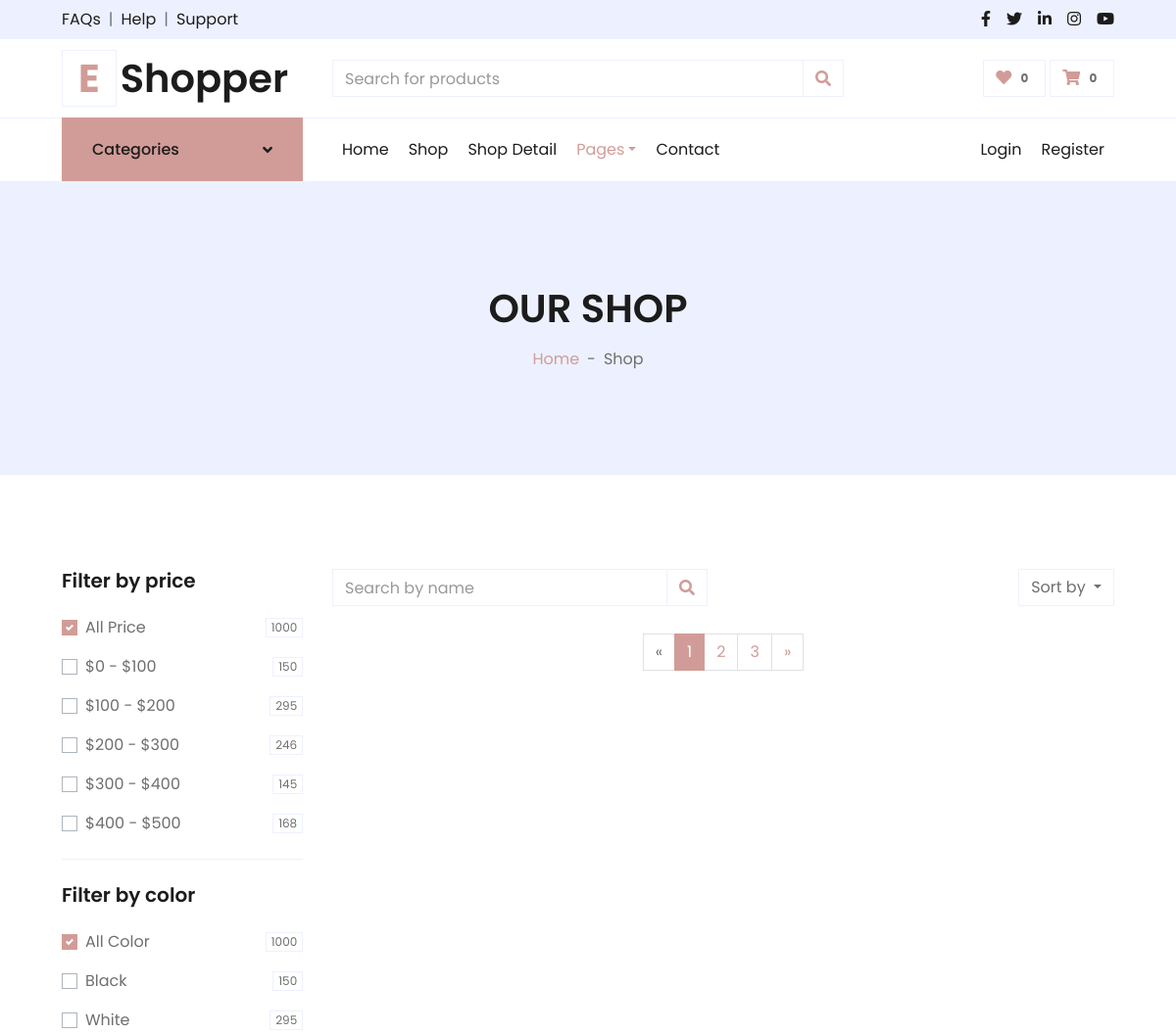
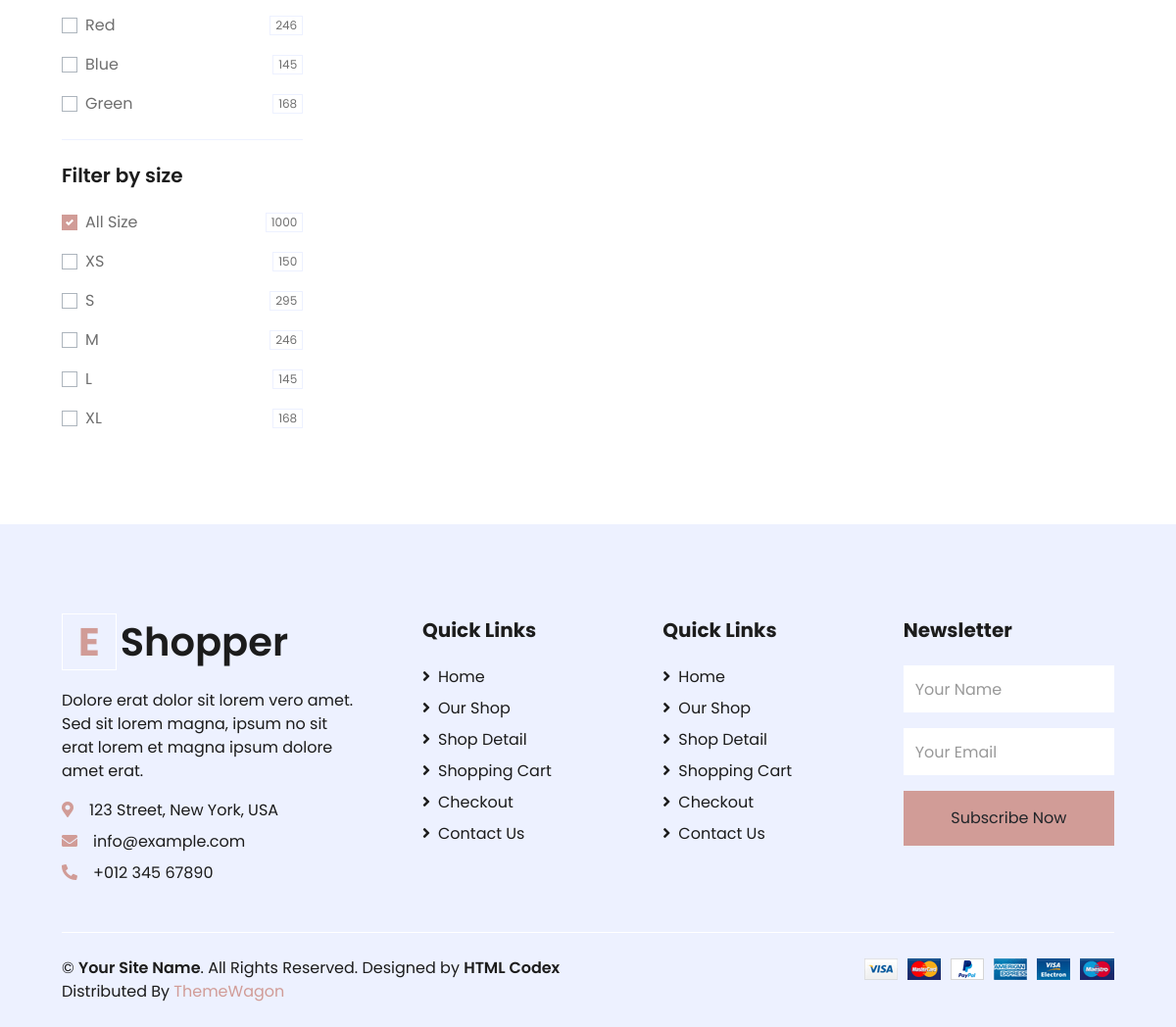
The app's page /shop, older data (2 pictures, top to bottom).
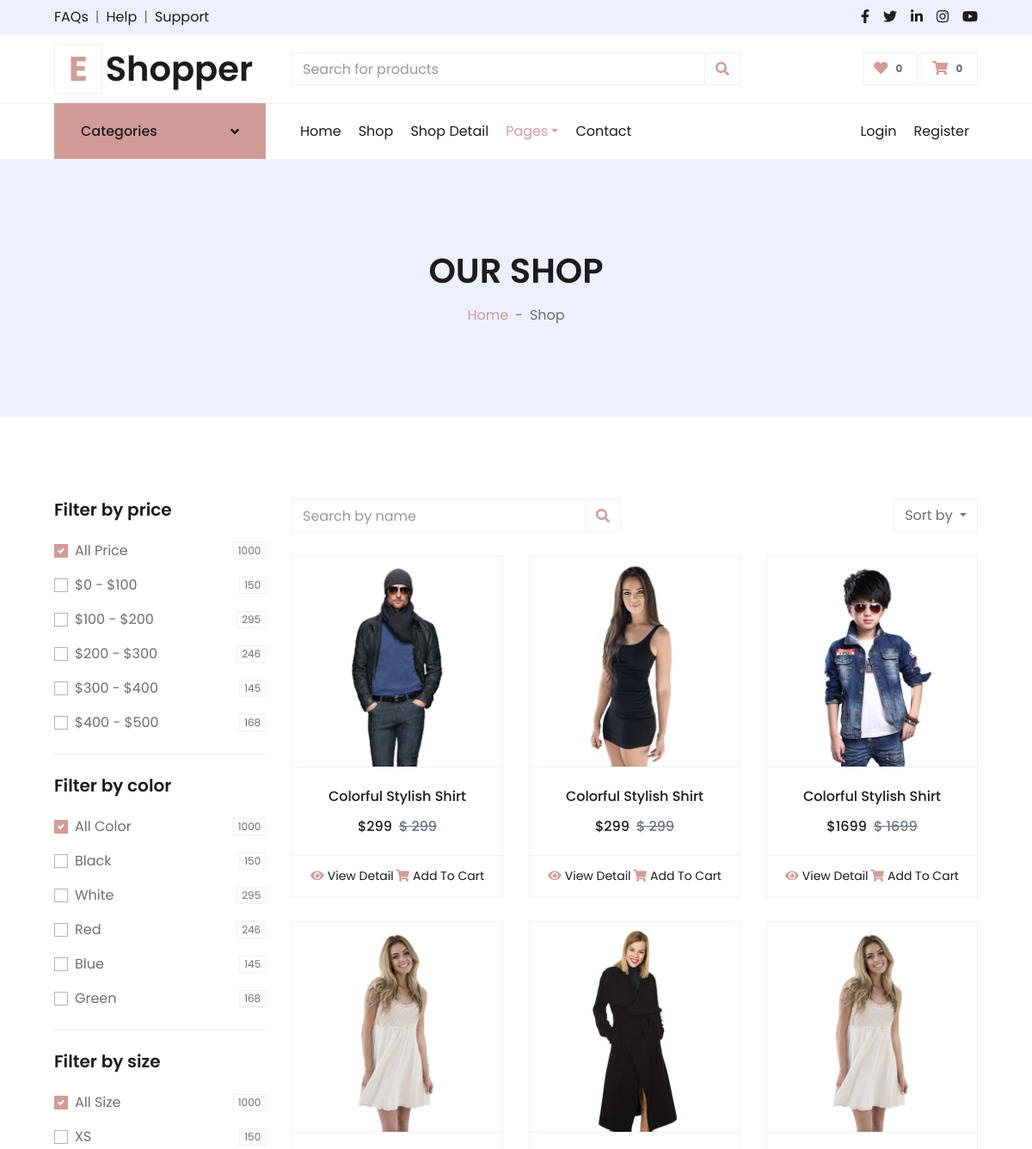
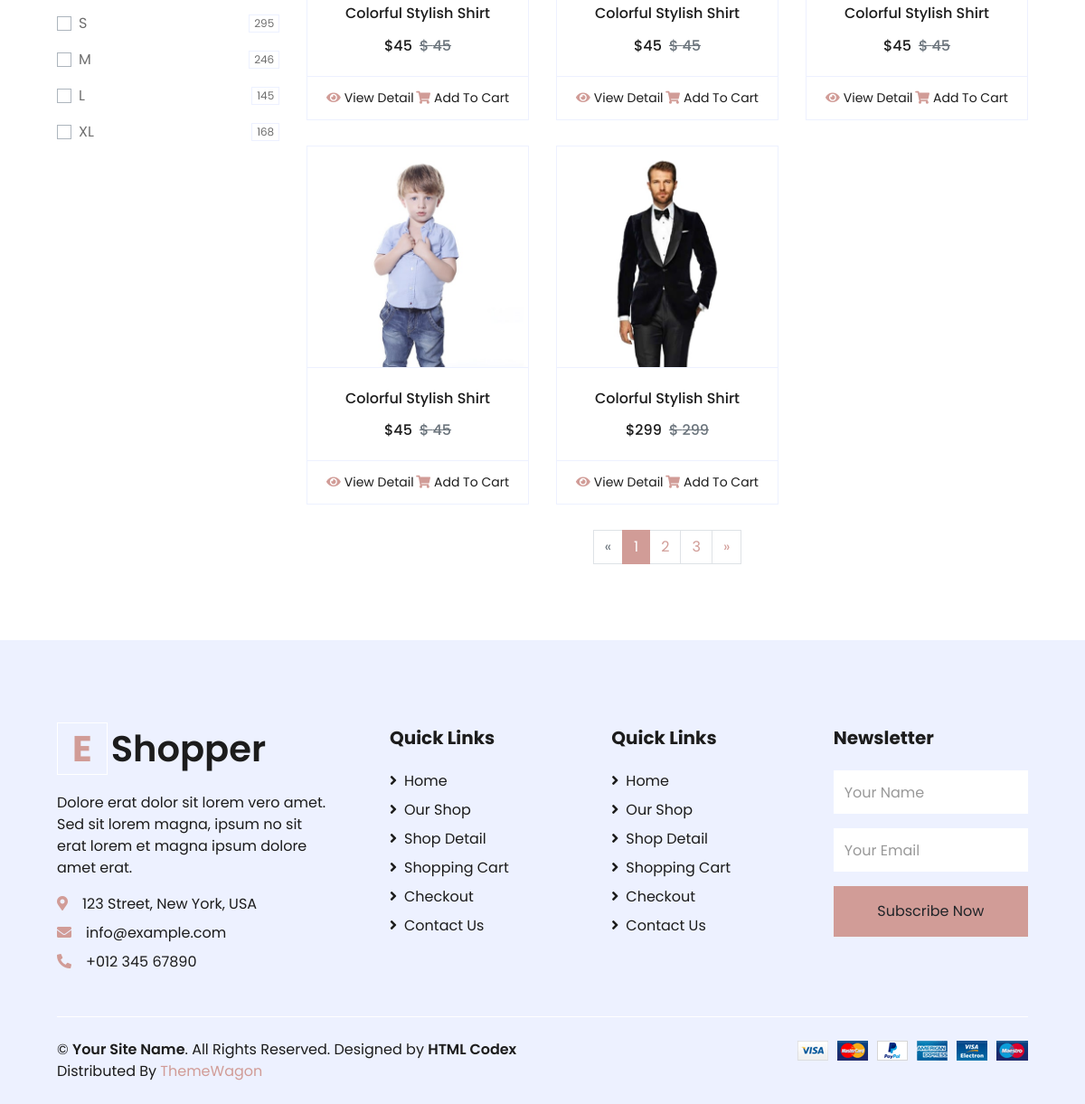
The same page, newer data (2 pictures, top to bottom).
### app/models.py (models this page shows)
class Product(models.Model):
    date = models.DateField()
    popularity = models.IntegerField()
    rating = models.IntegerField()
    name = models.CharField(max_length=50)
    price = models.IntegerField()
    img_name = models.CharField(max_length=100)

### app/views.py (the view)
# urls.py: path('shop',views.shop,name='shop'),
def shop(r):
    try:
        order = r.GET.get('order')
        order_by = r.GET.get("order_by")
        if order_by is None:order_by="year"
        if order is None:order='date'
        if order=="date":
            increasing=True
            products = Product.objects.annotate(year_field=Extract("date",order_by))
            lst_ = []
            for i in products:
                lst_.append({"product":i,"order_by_value":i.year_field})
            lst_ =sorted(lst_,key=lambda d:d["order_by_value"],reverse=increasing)
            i=0
            lst__=[]
            while i<len(products):lst__.append(lst_[i]["product"]);i+=1
            products=lst__
        elif order=="popularity":
            products = Product.objects.order_by("popularity")
            if order_by=="descending":
                products=products.reverse()
        else:
            products=Product.objects.order_by("rating")
            if order_by=="descending":
                products=products.reverse()
        return render(r,'shop.html',{
            "products":products
        })
    except Exception as e:
        return render(r,"shop.html",{
            "products":Product.objects.all()
        })

### app/templates/shop.html (shortened to what this page needs)
{% extends "layout.html" %}
{% load static %}
{% block content %}
    <div class="container-fluid bg-secondary mb-5">
        <div class="d-flex flex-column align-items-center justify-content-center" style="min-height: 300px">
            <h1 class="font-weight-semi-bold text-uppercase mb-3">Our Shop</h1>
            <div class="d-inline-flex">
                <p class="m-0"><a href="{% url "index" %}">Home</a></p>
                <p class="m-0 px-2">-</p>
                <p class="m-0">Shop</p>
            </div>
        </div>
    </div>
    <div class="container-fluid pt-5">
        <div class="row px-xl-5">
            <div class="col-lg-3 col-md-12">
                <div class="border-bottom mb-4 pb-4">
                    <h5 class="font-weight-semi-bold mb-4">Filter by price</h5>
                    <form>
                        <div class="custom-control custom-checkbox d-flex align-items-center justify-content-between mb-3">
                            <label class="custom-control-label" for="price-all">All Price</label>
                            <span class="badge border font-weight-normal">1000</span>
                        </div>
                        <div class="custom-control custom-checkbox d-flex align-items-center justify-content-between mb-3">
                            <label class="custom-control-label" for="price-1">$0 - $100</label>
                            <span class="badge border font-weight-normal">150</span>
                        </div>
                        <div class="custom-control custom-checkbox d-flex align-items-center justify-content-between mb-3">
                            <label class="custom-control-label" for="price-2">$100 - $200</label>
                            <span class="badge border font-weight-normal">295</span>
                        </div>
                        <div class="custom-control custom-checkbox d-flex align-items-center justify-content-between mb-3">
                            <label class="custom-control-label" for="price-3">$200 - $300</label>
                            <span class="badge border font-weight-normal">246</span>
                        </div>
                        <div class="custom-control custom-checkbox d-flex align-items-center justify-content-between mb-3">
                            <label class="custom-control-label" for="price-4">$300 - $400</label>
                            <span class="badge border font-weight-normal">145</span>
                        </div>
                        <div class="custom-control custom-checkbox d-flex align-items-center justify-content-between">
                            <label class="custom-control-label" for="price-5">$400 - $500</label>
                            <span class="badge border font-weight-normal">168</span>
                        </div>
                    </form>
                </div>
                <div class="border-bottom mb-4 pb-4">
                    <h5 class="font-weight-semi-bold mb-4">Filter by color</h5>
                    <form>
                        <div class="custom-control custom-checkbox d-flex align-items-center justify-content-between mb-3">
                            <label class="custom-control-label" for="price-all">All Color</label>
                            <span class="badge border font-weight-normal">1000</span>
                        </div>
                        <div class="custom-control custom-checkbox d-flex align-items-center justify-content-between mb-3">
                            <label class="custom-control-label" for="color-1">Black</label>
                            <span class="badge border font-weight-normal">150</span>
                        </div>
                        <div class="custom-control custom-checkbox d-flex align-items-center justify-content-between mb-3">
                            <label class="custom-control-label" for="color-2">White</label>
                            <span class="badge border font-weight-normal">295</span>
                        </div>
                        <div class="custom-control custom-checkbox d-flex align-items-center justify-content-between mb-3">
                            <label class="custom-control-label" for="color-3">Red</label>
                            <span class="badge border font-weight-normal">246</span>
                        </div>
                        <div class="custom-control custom-checkbox d-flex align-items-center justify-content-between mb-3">
                            <label class="custom-control-label" for="color-4">Blue</label>
                            <span class="badge border font-weight-normal">145</span>
                        </div>
                        <div class="custom-control custom-checkbox d-flex align-items-center justify-content-between">
                            <label class="custom-control-label" for="color-5">Green</label>
                            <span class="badge border font-weight-normal">168</span>
                        </div>
                    </form>
                </div>
                <div class="mb-5">
                    <h5 class="font-weight-semi-bold mb-4">Filter by size</h5>
                    <form>
                        <div class="custom-control custom-checkbox d-flex align-items-center justify-content-between mb-3">
                            <label class="custom-control-label" for="size-all">All Size</label>
                            <span class="badge border font-weight-normal">1000</span>
                        </div>
                        <div class="custom-control custom-checkbox d-flex align-items-center justify-content-between mb-3">
                            <label class="custom-control-label" for="size-1">XS</label>
                            <span class="badge border font-weight-normal">150</span>
                        </div>
                        <div class="custom-control custom-checkbox d-flex align-items-center justify-content-between mb-3">
                            <label class="custom-control-label" for="size-2">S</label>
                            <span class="badge border font-weight-normal">295</span>
                        </div>
                        <div class="custom-control custom-checkbox d-flex align-items-center justify-content-between mb-3">
                            <label class="custom-control-label" for="size-3">M</label>
                            <span class="badge border font-weight-normal">246</span>
                        </div>
                        <div class="custom-control custom-checkbox d-flex align-items-center justify-content-between mb-3">
                            <label class="custom-control-label" for="size-4">L</label>
                            <span class="badge border font-weight-normal">145</span>
                        </div>
                        <div class="custom-control custom-checkbox d-flex align-items-center justify-content-between">
                            <label class="custom-control-label" for="size-5">XL</label>
                            <span class="badge border font-weight-normal">168</span>
                        </div>
                    </form>
                </div>
            </div>
            <div class="col-lg-9 col-md-12">
                <div class="row pb-3">
                    <div class="col-12 pb-1">
                        <div class="d-flex align-items-center justify-content-between mb-4">
                            <form action="">
                                <div class="input-group">
                                    <input type="text" class="form-control" placeholder="Search by name">
                                    <div class="input-group-append">
                                        <span class="input-group-text bg-transparent text-primary">
                                            <i class="fa fa-search"></i>
                                        </span>
                                    </div>
                                </div>
                            </form>
                            <div class="dropdown ml-4">
                                <button class="btn border dropdown-toggle" type="button" id="triggerId" data-toggle="dropdown" aria-haspopup="true"
                                        aria-expanded="false">
                                            Sort by
                                        </button>
                            </div>
                        </div>
                    </div>
                    {% for product in products %}
                        <div class="col-lg-4 col-md-6 col-sm-12 pb-1">
                            <div class="card product-item border-0 mb-4">
                                <div class="card-header product-img position-relative overflow-hidden bg-transparent border p-0">
                                    <img class="img-fluid w-100" src="{% static "img/"|add:product.img_name %}" alt="">
                                </div>
                                <div class="card-body border-left border-right text-center p-0 pt-4 pb-3">
                                    <h6 class="text-truncate mb-3"> {{product.name}} </h6>
                                    <div class="d-flex justify-content-center">
                                        <h6>${{product.price}} </h6><h6 class="text-muted ml-2"><del>$ {{product.price}} </del></h6>
                                    </div>
                                </div>
                                <div class="card-footer d-flex justify-content-between bg-light border">
                                    <a href="" class="btn btn-sm text-dark p-0"><i class="fas fa-eye text-primary mr-1"></i>View Detail</a>
                                    <a href="" class="btn btn-sm text-dark p-0"><i class="fas fa-shopping-cart text-primary mr-1"></i>Add To Cart</a>
                                </div>
                            </div>
                        </div>
                    {% endfor %}
                    <div class="col-12 pb-1">
                        <nav aria-label="Page navigation">
                          <ul class="pagination justify-content-center mb-3">
                            <li class="page-item disabled">
                              <a class="page-link" href="#" aria-label="Previous">
                                <span aria-hidden="true">&laquo;</span>
                              </a>
                            </li>
                            <li class="page-item active"><a class="page-link" href="#">1</a></li>
                            <li class="page-item"><a class="page-link" href="#">2</a></li>
                            <li class="page-item"><a class="page-link" href="#">3</a></li>
                            <li class="page-item">
                              <a class="page-link" href="#" aria-label="Next">
                                <span aria-hidden="true">&raquo;</span>
                              </a>
                            </li>
                          </ul>
                        </nav>
                    </div>
                </div>
            </div>
        </div>
    </div>
{% endblock content %}

Row changes from the older to the newer data that the page shows:
added Product: img_name (picture), name "Colorful Stylish Shirt", price "299"
added Product: img_name (picture), name "Colorful Stylish Shirt", price "299"
added Product: img_name (picture), name "Colorful Stylish Shirt", price "1699"
added Product: img_name (picture), name "Colorful Stylish Shirt", price "45"
added Product: img_name (picture), name "Colorful Stylish Shirt", price "45"
added Product: img_name (picture), name "Colorful Stylish Shirt", price "45"
added Product: img_name (picture), name "Colorful Stylish Shirt", price "45"
added Product: img_name (picture), name "Colorful Stylish Shirt", price "299"
